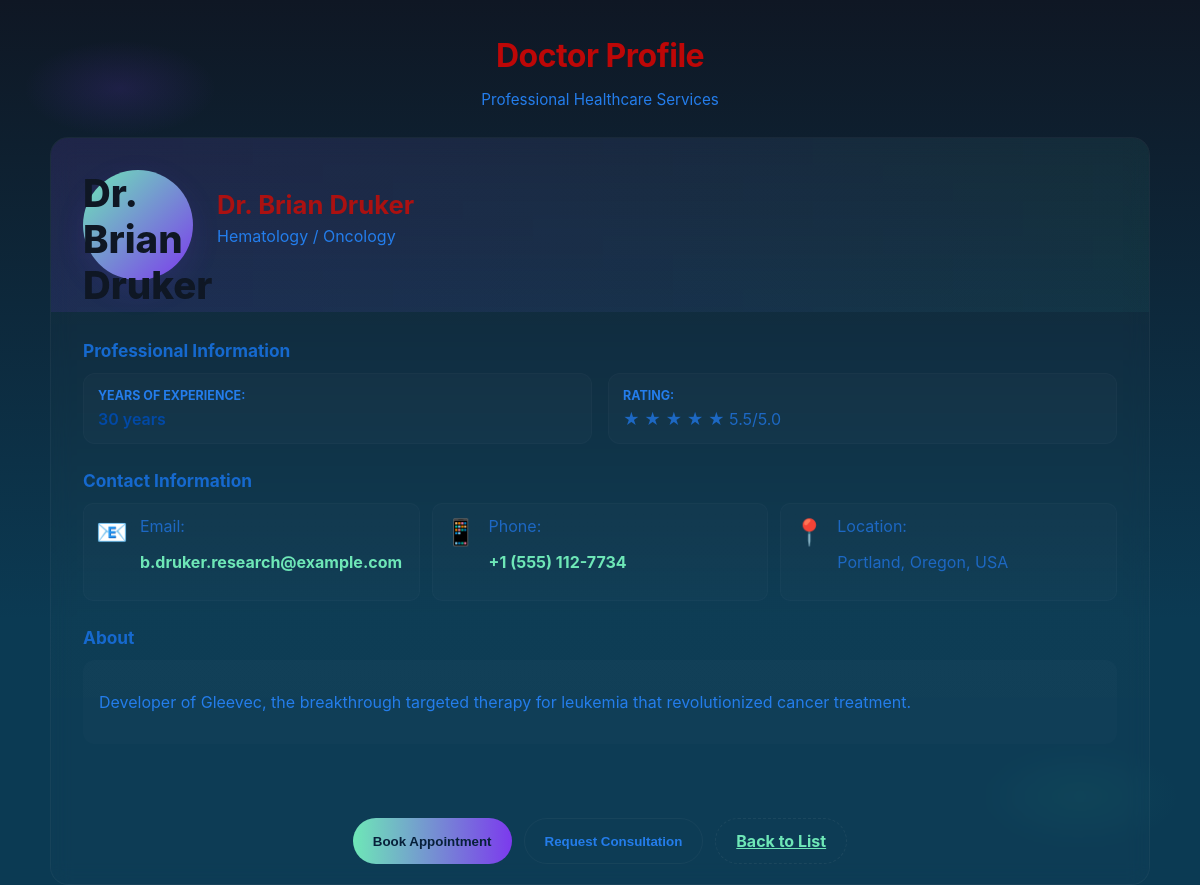
/doctor/4/, run on the app's committed database.
### doctor_app/models.py (models this page shows, shortened)
class Doctor(models.Model):
    name = models.CharField(max_length=100)
    specialization = models.CharField(max_length=100)
    experience = models.IntegerField()
    phone = models.CharField(max_length=20)
    email = models.EmailField()
    location = models.CharField(max_length=200)
    bio = models.TextField()
    rating = models.FloatField(default=4.5)
    created_at = models.DateTimeField(auto_now_add=True)

### doctor_app/views.py (the view)
# urls.py: path('doctor/<int:pk>/', views.doctor_detail, name='doctor_detail'),
def doctor_detail(request, pk):
    doctor = Doctor.objects.get(pk=pk)
    return render(request, 'doctor/doctor_detail.html', {'doctor': doctor})

### templates/doctor/doctor_detail.html (shortened to what this page needs)
{% load static %}
<!DOCTYPE html>
<html lang="en">
<head>
    <link rel="stylesheet" href="{% static 'css/style.css' %}">
</head>
<body>
    <div class="container">
        <header class="header">
            <h1>Doctor Profile</h1>
            <p class="subtitle">Professional Healthcare Services</p>
        </header>
        <div class="profile-card">
            <div class="profile-header">
                <div class="profile-avatar">{{ doctor.name }}</div>
                <div class="profile-info-header">
                    <h2 class="doctor-name">{{ doctor.name }}</h2>
                    <p class="specialization">{{ doctor.specialization }}</p>
                </div>
            </div>
            <div class="profile-body">
                <div class="info-section">
                    <h3>Professional Information</h3>
                    <div class="info-grid">
                        <div class="info-item">
                            <label>Years of Experience:</label>
                            <p>{{ doctor.experience }} years</p>
                        </div>
                        <div class="info-item">
                            <label>Rating:</label>
                            <div class="rating">
                                <span class="stars">★ ★ ★ ★ ★</span>
                                <span class="rating-value">{{ doctor.rating }}/5.0</span>
                            </div>
                        </div>
                    </div>
                </div>
                <div class="info-section">
                    <h3>Contact Information</h3>
                    <div class="contact-info">
                        <div class="contact-item">
                            <span class="icon">📧</span>
                            <div>
                                <label>Email:</label>
                                <p><a href="mailto:{{ doctor.email }}">{{ doctor.email }}</a></p>
                            </div>
                        </div>
                        <div class="contact-item">
                            <span class="icon">📱</span>
                            <div>
                                <label>Phone:</label>
                                <p><a href="tel:{{ doctor.phone }}">{{ doctor.phone }}</a></p>
                            </div>
                        </div>
                        <div class="contact-item">
                            <span class="icon">📍</span>
                            <div>
                                <label>Location:</label>
                                <p>{{ doctor.location }}</p>
                            </div>
                        </div>
                    </div>
                </div>
                <div class="info-section">
                    <h3>About</h3>
                    <div class="bio">
                        <p>{{ doctor.bio }}</p>
                    </div>
                </div>
            </div>
            <div class="profile-footer">
                <button class="btn btn-primary">Book Appointment</button>
                <button class="btn btn-secondary">Request Consultation</button>
                <a href="{% url 'doctor_list' %}" class="btn btn-outline">Back to List</a>
            </div>
        </div>
    </div>
</body>
</html>

### static/css/style.css (style rules this page uses)
:root { --bg-1: #0f1724; --bg-2: #0b3a53; --card: rgba(255,255,255,0.07); --glass: rgba(255,255,255,0.06); --accent: #6ee7b7; --accent-2: #7c3aed; --muted: #247deb; --radius: 14px; }
* { box-sizing:border-box }
html,body { height:100% }
body { margin:0; font-family: Inter, 'Segoe UI', Roboto, system-ui, -apple-system, 'Helvetica Neue', Arial; background: radial-gradient(1200px 600px at 10% 10%, rgba(124,58,237,0.14), transparent 8%), radial-gradient(1000px 500px at 90% 90%, rgba(46,197,160,0.06), transparent 10%), linear-gradient(180deg,var(--bg-1), var(--bg-2) 70%); color: #1d68c3; -webkit-font-smoothing:antialiased; -moz-osx-font-smoothing:grayscale; padding:36px 20px; }
.container { max-width:1100px;margin:0 auto }
.header { text-align:center; margin-bottom:28px; }
.header h1 { font-size:2rem; margin:0 0 6px 0; letter-spacing:-0.5px; color: #bd0707; }
.header .subtitle { color:var(--muted); font-size:0.95rem; }
.profile-card { border-radius:18px;background:linear-gradient(180deg, rgba(255,255,255,0.02), rgba(255,255,255,0.01));padding:0;overflow:hidden;border:1px solid rgba(255,255,255,0.04);backdrop-filter: blur(10px) }
.profile-header { display:flex;gap:24px;align-items:center;padding:32px;background:linear-gradient(90deg, rgba(124,58,237,0.12), rgba(46,197,160,0.06)); }
.profile-avatar { width:110px;height:110px;border-radius:50%;display:grid;place-items:center;font-size:2.4rem;font-weight:800;color:var(--bg-1); background:linear-gradient(135deg,var(--accent),var(--accent-2));box-shadow:0 10px 30px rgba(124,58,237,0.12) }
.profile-info-header h2 { margin:0;font-size:1.6rem;color:#ab1111 }
.profile-info-header .specialization { color:var(--muted);margin-top:6px }
.profile-body { padding:28px 32px }
.info-section { margin-bottom:26px }
.info-section h3 { margin:0 0 12px 0;color:#1669ce;font-size:1.08rem }
.info-grid { display:grid;grid-template-columns:repeat(auto-fit,minmax(200px,1fr));gap:16px }
.info-item { background:rgba(255,255,255,0.02);padding:14px;border-radius:12px;border:1px solid rgba(255,255,255,0.02) }
.info-item label { display:block;color:var(--muted);font-weight:700;font-size:0.78rem;text-transform:uppercase;margin-bottom:6px }
.info-item p { margin:0;color:#0249a6;font-weight:600 }
.bio { background:linear-gradient(180deg, rgba(255,255,255,0.015), rgba(255,255,255,0.01));padding:16px;border-radius:12px;color:var(--muted) }
.contact-info { display:grid;grid-template-columns:repeat(auto-fit,minmax(220px,1fr));gap:12px }
.contact-item { display:flex;gap:12px;align-items:flex-start;padding:12px;border-radius:10px;background:rgba(255,255,255,0.015);border:1px solid rgba(255,255,255,0.02) }
.contact-item .icon { font-size:1.6rem }
.contact-item a { color:var(--accent);text-decoration:none;font-weight:700 }
.profile-footer { display:flex;gap:12px;padding:20px 28px;background:transparent;justify-content:center }
.btn { padding:12px 20px;border-radius:999px;border:none;cursor:pointer;font-weight:700 }
.btn-primary { background:linear-gradient(90deg,var(--accent),var(--accent-2));color:#07203a }
.btn-secondary { background:transparent;color:var(--muted);border:1px solid rgba(255,255,255,0.04) }
.btn-outline { background:transparent;color:var(--accent);border:1px dashed rgba(255,255,255,0.06) }

### data on the page
Doctor: name "Dr. Brian Druker", specialization "Hematology / Oncology", rating "5.5", email "b.druker.research@example.com", phone "+1 (555) 112-7734", location "Portland, Oregon, USA", bio "Developer of Gleevec, the breakthrough targeted therapy for leukemia that revolutionized cancer treatment."
